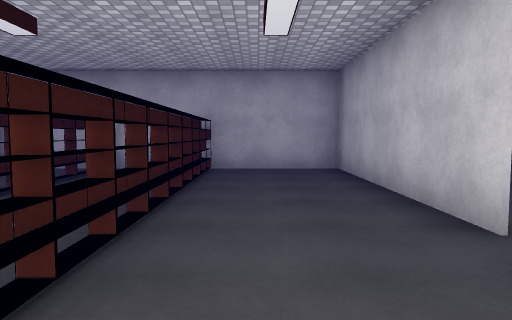
[1] (above)

24 first-person views from a walk through a Unity game level. The camera is 1.4 m above the floor, tilts 4° down and sees 70° across. The floor is counted in squares, 2 m on a side. Each view is taken from the middle of a square. On the plan, view 1 faces up. The plan holds only what a view shows up to about 11 squares ahead; the rest is blank. The place goes on beyond the plan. The player is left out. Some animated figures are left out. Some surface patterns are stand-ins.

[2]
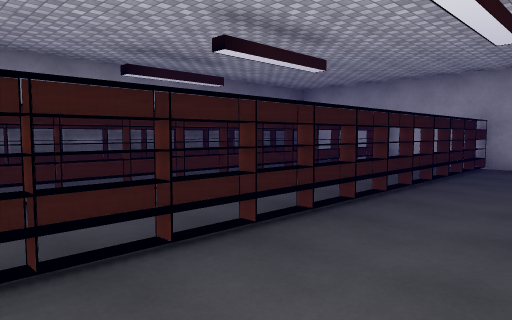

[3]
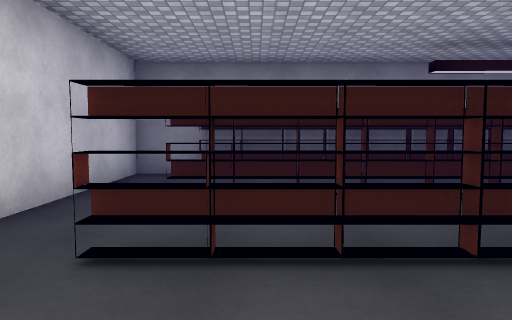

[4]
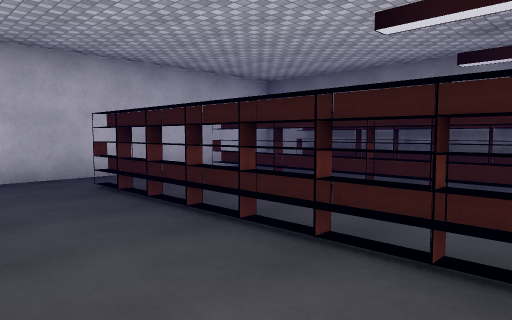

[5]
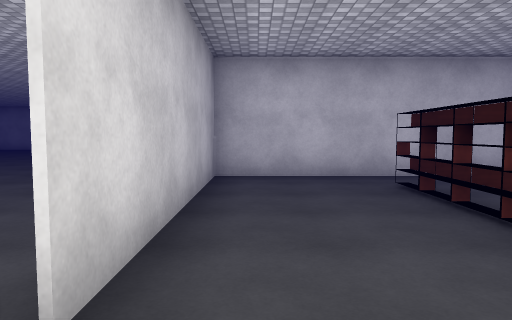

[6]
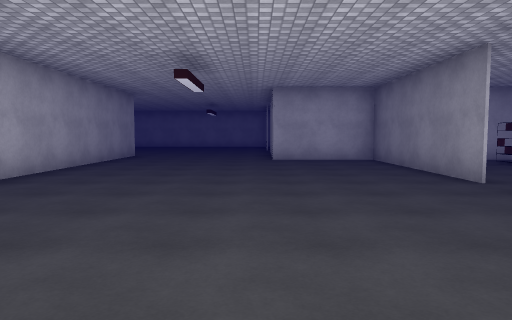

[7]
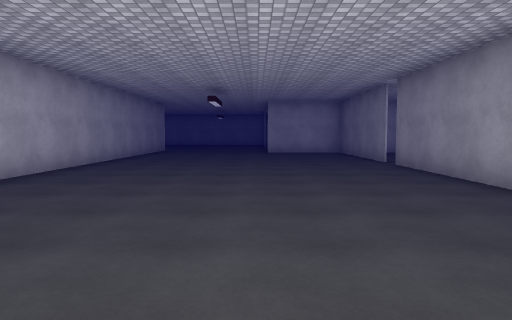

[8]
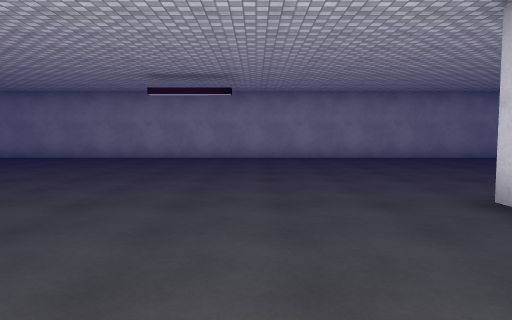

[9]
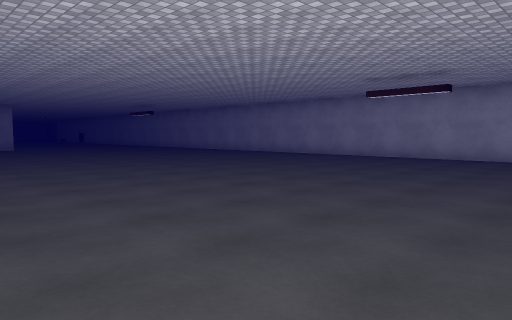

[10]
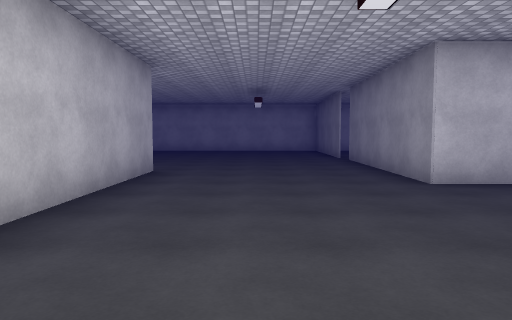

[11]
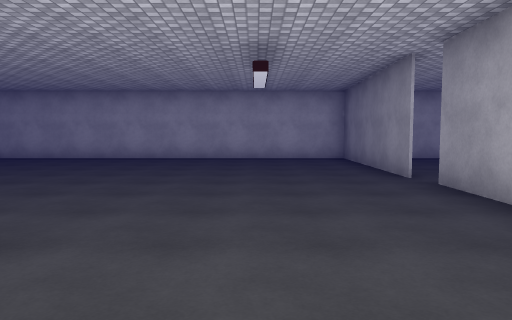

[12]
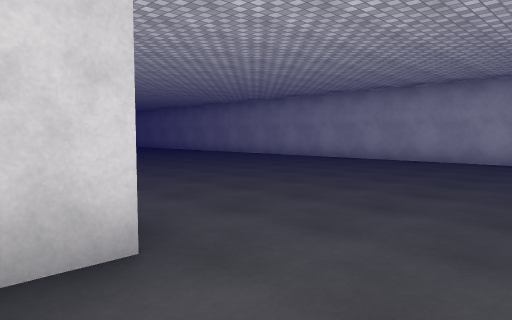

[13]
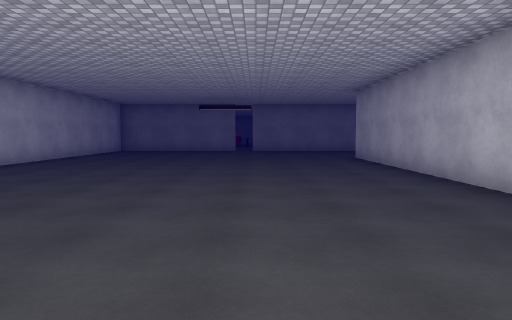

[14]
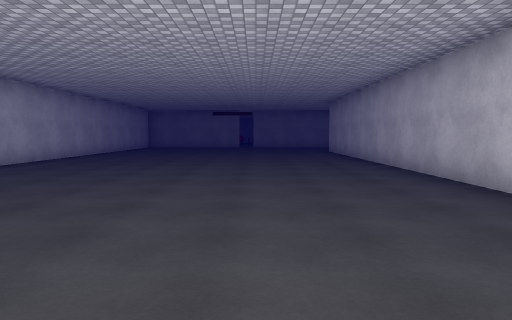

[15]
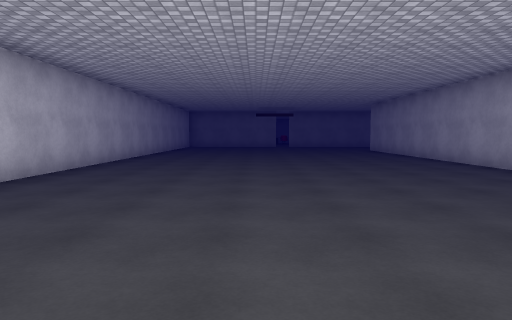

[16]
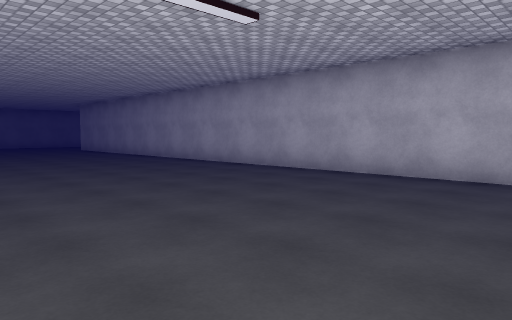

[17]
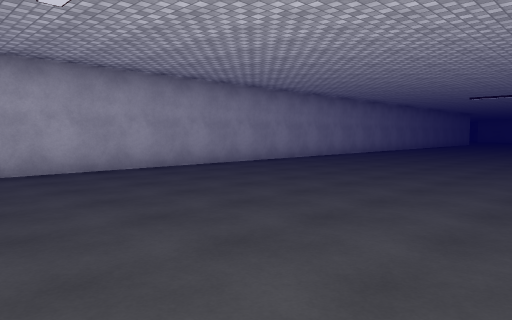

[18]
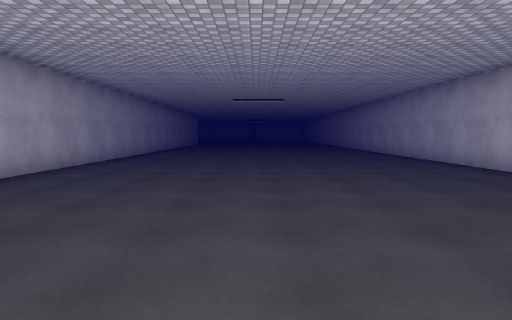

[19]
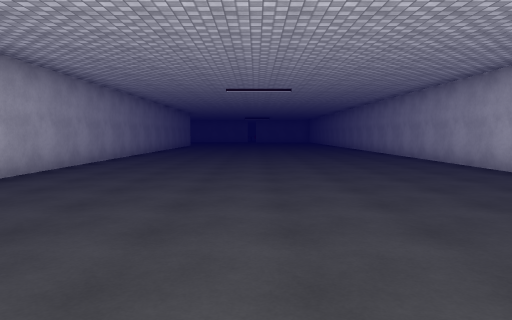

[20]
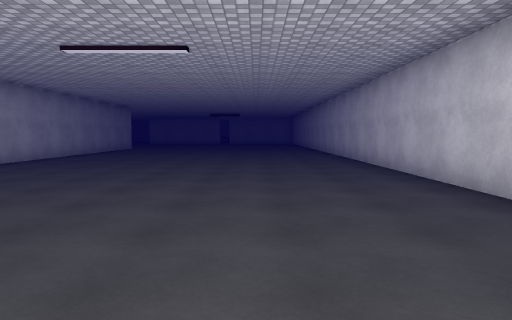

[21]
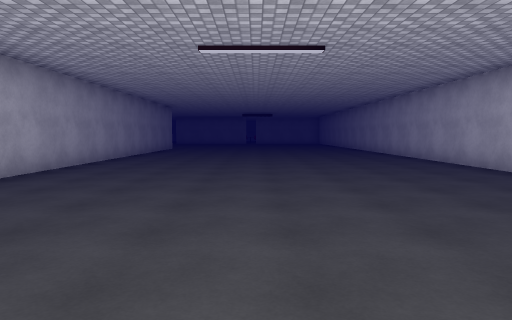

[22]
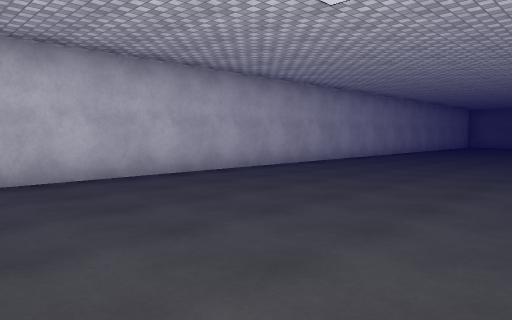

[23]
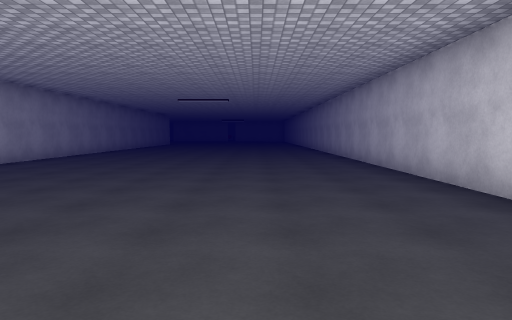

[24]
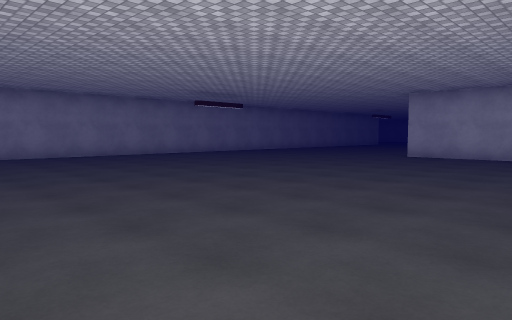

### Floor plan
Points are (right, up) in squares from view 1. A wall is a line through its corners. A room is listed if a view was taken in it or the views show most of it. See-through windows are left out.
Room 1 (views 1, 2, 3, 4, 5, 6, 7, 8, 9, 10, 24)
walls: (1.7, 6.4) (1.7, 2.5) (1.7, 7.5) (-5.3, 7.5); (-0.6, 7.5) (1.7, 7.5); (1.7, 1.9) (1.7, -3.3) (1.7, 1.9); (-5.5, 7.2) (-5.5, -3.1) (4.5, -3.1); (9, -2.5) (9, 17.7)
ways out: opening at (7, -3.3) to room 2
objects: shelf (-5, -2); shelf (-5, -1); shelf (-5, 0); shelf (-5, 1); shelf (-5, 2); shelf (-5, 3); shelf (-5, 4); other object (-5, 5); other object (-5, 6); other object (-5, 7); shelf (-3, -2); shelf (-3, -1); shelf (-3, 0); shelf (-3, 1); shelf (-3, 2); shelf (-3, 3); shelf (-3, 4); shelf (-3, 5); shelf (-3, 6); other object (-3, 7); shelf (-1, -2); shelf (-1, -1); shelf (-1, 0); shelf (-1, 1); shelf (-1, 2); shelf (-1, 3); shelf (-1, 4); shelf (-1, 5); shelf (-1, 6); shelf (-1, 7)
Room 2 (views 11, 12, 13, 14, 15, 16, 17, 18, 19, 20, 21, 22, 23)
walls: (26.9, -13.8) (42.1, -13.8); (4.4, -8.9) (4.3, -13.8) (25, -13.8); (4.5, -3.1) (4.4, -8.2); (42.1, -4.9) (9, -5) (9, -2.5)
ways out: opening at (7, -3.3) to room 1; gap at (4, -8)

Positions as (right, up) in squares from view 1, and headings:
1: (0, 0), facing up
2: (1, -1), facing up-left
3: (1, -1), facing left
4: (1, 3), facing down-left
5: (1, 3), facing down
6: (5, 7), facing down
7: (5, 11), facing down
8: (-2, 10), facing right
9: (-2, 8), facing up-right
10: (7, 2), facing down
11: (7, -3), facing down
12: (7, -4), facing down-right
13: (20, -8), facing left
14: (24, -8), facing left
15: (25, -10), facing left
16: (26, -11), facing up-left
17: (22, -12), facing up-right
18: (23, -9), facing right
19: (26, -9), facing right
20: (31, -11), facing right
21: (31, -9), facing right
22: (26, -8), facing down-left
23: (23, -11), facing right
24: (-3, 19), facing down-right
